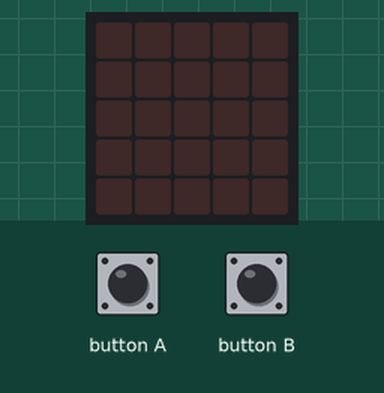
Simulated run of this program. Board: BBC micro:bit (MakeCode). Shown: the board's 5×5 LED display. The inputs (shaded band) are chosen by the test bench.

Above: at 1.2 s.
1.3 s: button A pressed for 0.15 s
At 2.0 s:
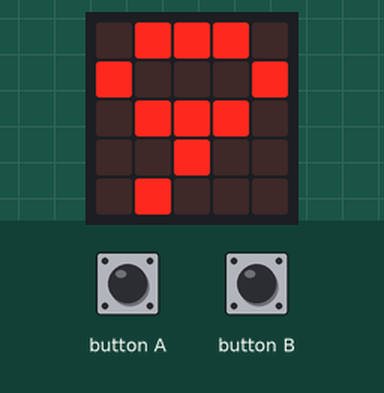
4.4 s: button B pressed for 0.15 s
At 7.1 s:
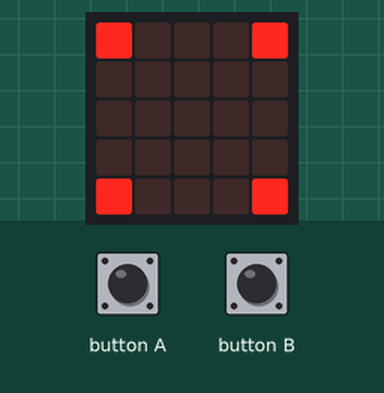
7.5 s: button A pressed for 0.15 s
At 15.35 s:
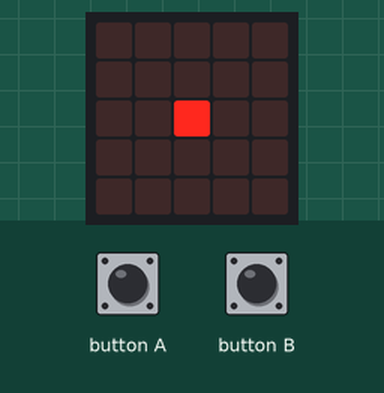
Timing chart, 0 to 16.9 s (numbered marks = the images above; inputs shaded):
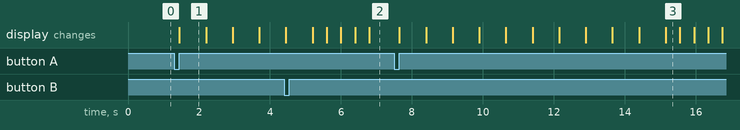

Measured:
- after the input at 1.3 s, the display: changes after 0.15 s (image 1)
- after the input at 4.4 s, the display: first differs from a run without the input after 0.80 s (image 2 shows a later state)
- after the input at 7.5 s, the display: first changes after 0.15 s (image 3 shows a later state)
- what the display in image 1 shows lasts 0.7 s, from 1.5 s to 2.2 s
- what the display in image 3 shows lasts 0.4 s, from 15.2 s to 15.6 s

The program:

main.ts
```typescript
let number = 0
input.onButtonPressed(Button.A, function () {
    number = 9
    while (number >= 0) {
        basic.showNumber(number)
        number += -1
    }
    basic.showLeds(`
        . . . . .
        . . . . .
        . . # . .
        . . . . .
        . . . . .
        `)
    basic.showLeds(`
        . . . . .
        . . # . .
        . # . # .
        . . # . .
        . . . . .
        `)
    basic.showLeds(`
        . . # . .
        . # . # .
        # . . . #
        . # . # .
        . . # . .
        `)
    basic.showLeds(`
        . # . # .
        # . . . #
        . . . . .
        # . . . #
        . # . # .
        `)
    basic.showLeds(`
        # . . . #
        . . . . .
        . . . . .
        . . . . .
        # . . . #
        `)
})
input.onButtonPressed(Button.B, function () {
    number = 0
})
basic.forever(function () {

})
```

test.ts
```typescript
// 在這裡測試；當此封包作為擴充功能時，將不會編譯此內容。
```
